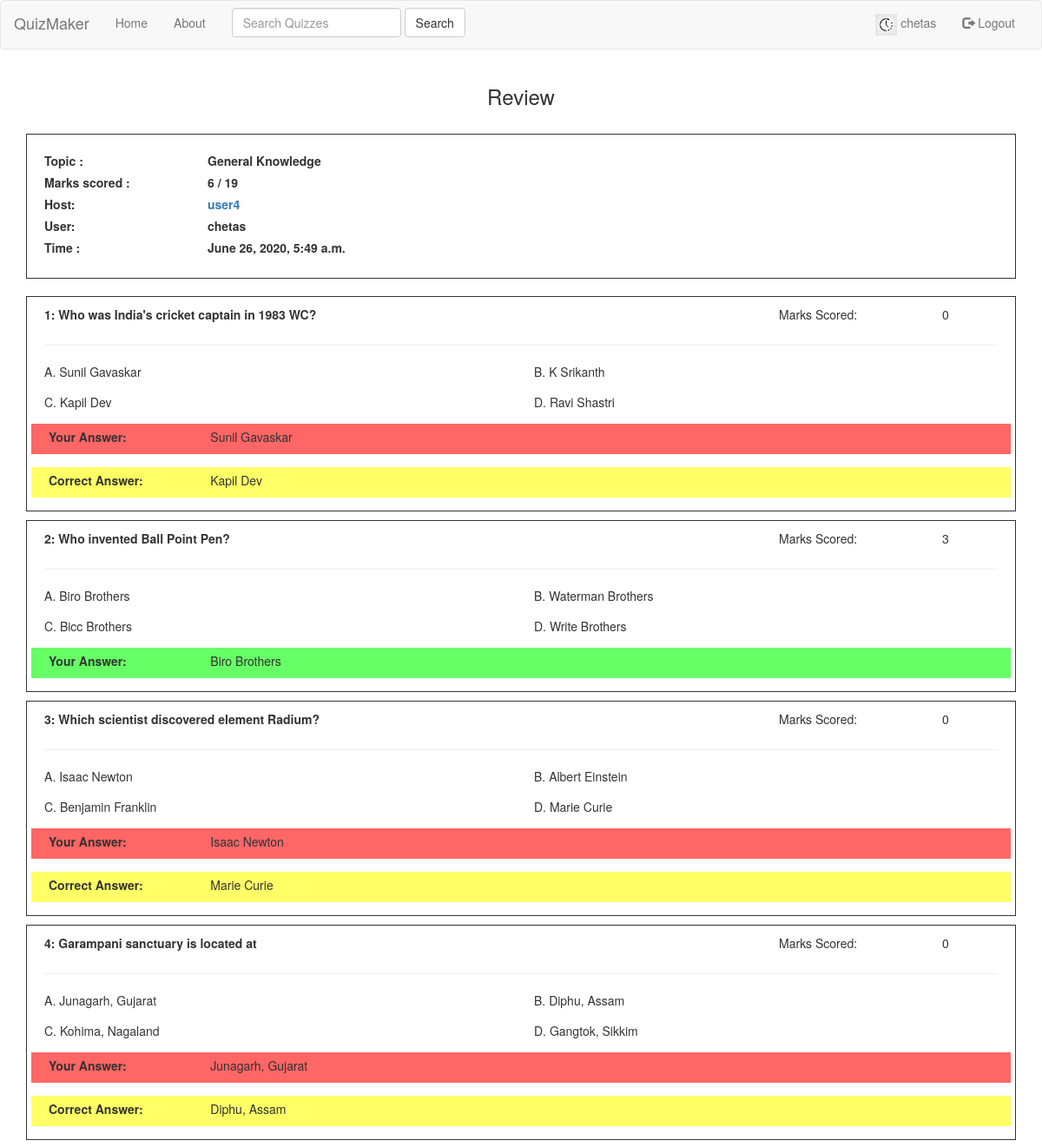
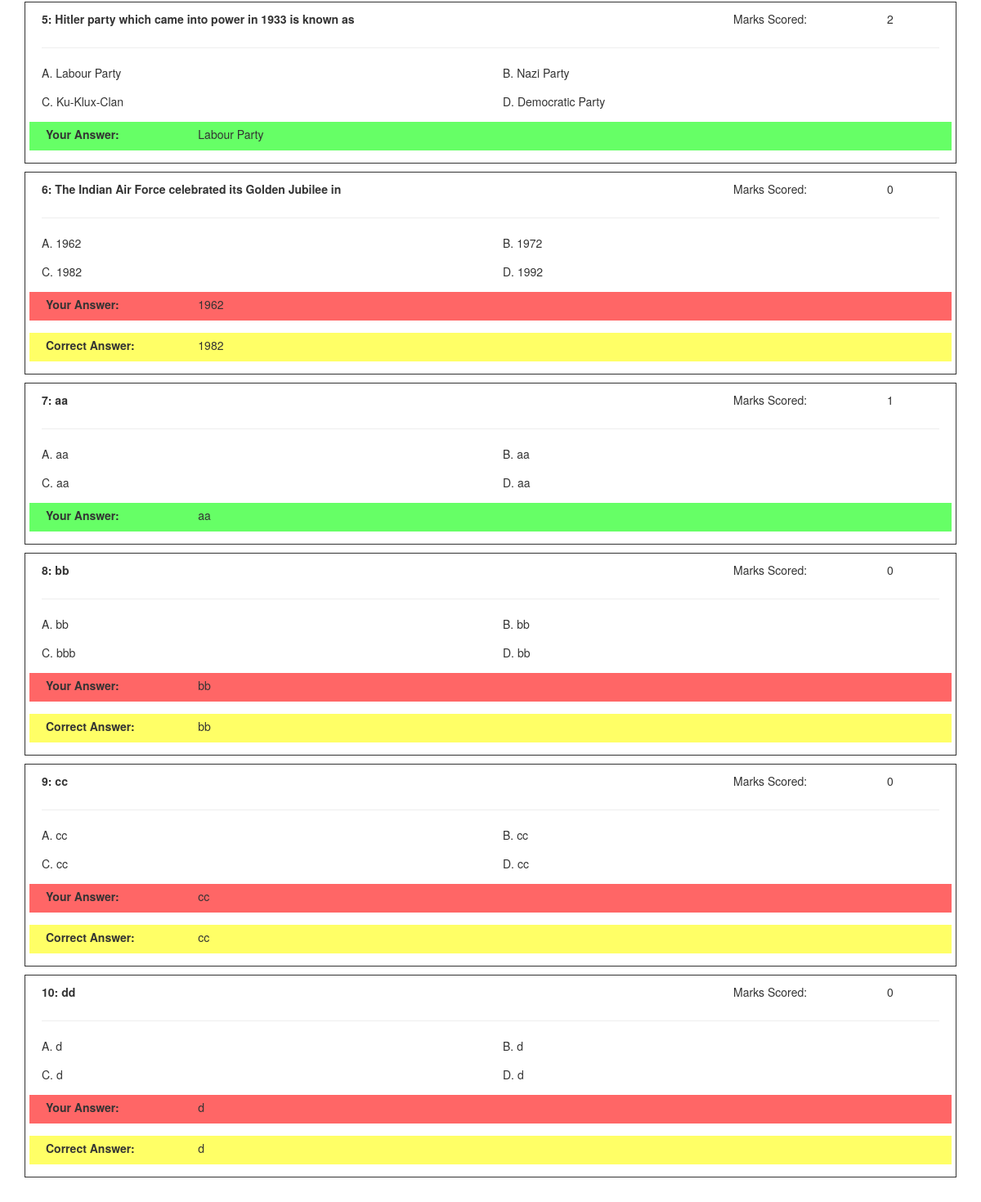
The page /review/11/100/ (signed in) on the database its author committed (2 pictures, top to bottom).
### users/models.py (models this page shows, shortened)
class Profile(models.Model):
    user = models.OneToOneField(User, on_delete=models.CASCADE)
    image = models.ImageField(default="default.jpg", upload_to='profile_pics')

### quiz/models.py (models this page shows)
class QuizAnswer(models.Model):
    quiz_no = models.IntegerField()
    questions = models.IntegerField(default=0)
    marks = models.IntegerField(default=0)
    total_marks = models.IntegerField(default=0)
    date_posted = models.DateTimeField(default=timezone.now)
    author = models.ForeignKey(User, on_delete=models.CASCADE, related_name="author")
    title = models.CharField(max_length=50, default='')
    host = models.ForeignKey(User, on_delete=models.CASCADE, related_name="host", default=None)

### creation/models.py (models this page shows, shortened)
class Questions(models.Model):
    quiz_no = models.IntegerField()
    question = models.CharField(max_length=250)
    option_a = models.CharField(max_length=50)
    option_b = models.CharField(max_length=50)
    option_c = models.CharField(max_length=50)
    option_d = models.CharField(max_length=50)
    answer = models.CharField(choices=CHOICES, default="A", max_length=10)
    marks = models.IntegerField()

### creation/views.py (the view)
# urls.py: path('review/<int:pk>/<str:authors>/', create_views.review, name='review'),
def review(request, pk, authors):
    if authors == '100':
        answers = Answers.objects.filter(quiz_no=pk, author=request.user)
        quiz_ans = QuizAnswer.objects.filter(quiz_no=pk, author=request.user).first()
    else:
        pkey = int(authors)
        quiz_ans = QuizAnswer.objects.filter(pk=pkey).first()
        answers = Answers.objects.filter(quiz_no=pk, author=quiz_ans.author)
        quiz_ans = QuizAnswer.objects.filter(quiz_no=pk, author=quiz_ans.author).first()
    questions = Questions.objects.filter(quiz_no=pk)
    mylist = zip(questions, answers)
    context = {
        'title': 'Review',
        'mylist': mylist,
        'quiz_ans': quiz_ans
    }
    return render(request, 'creation/review.html', context)

### creation/templates/creation/review.html
{% extends "quiz/base.html" %}
 {% block content %}
    <div class="container" style="text-align:center;">
        <h3>Review</h3>
    </div>
    <br>
    <div class="container">
        <div style="border:1px solid; padding:20px;">
            <div class="row">
                <label class="col-sm-2 col-form-label">Topic :</label><label class="col-sm-10 col-form-label"> {{ quiz_ans.title }}</label>
                <label class="col-sm-2 col-form-label">Marks scored : </label><label class="col-sm-10 col-form-label">{{ quiz_ans.marks }} / {{ quiz_ans.total_marks }}</label>
                <label class="col-sm-2 col-form-label">Host: </label><label class="col-sm-10 col-form-label"><a href="{% url 'user_details' quiz_ans.author.id %}">{{ quiz_ans.host }}</a></label><hr>
                <label class="col-sm-2 col-form-label">User: </label><label class="col-sm-10 col-form-label">{{ quiz_ans.author }}</label>
                <label class="col-sm-2 col-form-label">Time : </label><label class="col-sm-10 col-form-label">{{ quiz_ans.date_posted }}</label>
            </div>
        </div>
    </div>
<br>
    <div class="container">
        {% for ques, ans in mylist %}
            <div class="col-sm-12" style="border:1px solid; padding-top:10px; margin-bottom:10px; padding-right:20px; padding-left:20px;">
                 <div class="form-group row">
                    <label class="col-sm-9 col-form-label">{{ forloop.counter }}: {{ques.question}}</label>
                     <div class="col-sm-2">Marks Scored: </div>
                    <div class="col-sm-1">
                        {% if ques.answer == ans.answer %}
                            {{ques.marks}}
                        {% else %}
                            0
                        {% endif %}
                    </div>
                 </div>
                <hr>
                <div class="form-group row">
                    <div class="col-sm-6">
                      A. {{ques.option_a}}
                    </div>
                    <div class="col-sm-6">
                      B. {{ques.option_b}}
                    </div>
                </div>
                <div class="form-group row">
                    <div class="col-sm-6">
                      C. {{ques.option_c}}
                    </div>
                    <div class="col-sm-6">
                      D. {{ques.option_d}}
                    </div>
                 </div>
                {% if ques.answer == ans.answer %}
                    <div class="form-group row" style="background-color:rgba(0, 255 ,0 , 0.6); padding: 5px;">
                        <label class="col-sm-2 col-form-label">Your Answer: </label>
                        <div class="col-sm-10">
                            {% if ans.answer == 'A' %}
                                {{ ques.option_a }}
                            {% elif ans.answer == 'B' %}
                                {{ ques.option_b }}
                            {% elif ans.answer == 'C'%}
                                {{ ques.option_c }}
                            {% elif ans.answer == 'D'%}
                                {{ ques.option_d }}
                            {% endif %}
                        </div>
                    </div>
                {% else %}
                    <div class="form-group row" style="background-color:rgba(255, 0 ,0 , 0.6); padding: 5px;">
                        <label class="col-sm-2 col-form-label">Your Answer: </label>
                        <div class="col-sm-10">
                            {% if ans.answer == 'A' %}
                                {{ ques.option_a }}
                            {% elif ans.answer == 'B' %}
                                {{ ques.option_b }}
                            {% elif ans.answer == 'C'%}
                                {{ ques.option_c }}
                            {% elif ans.answer == 'D'%}
                                {{ ques.option_d }}
                            {% endif %}
                        </div>
                    </div>
                    <div class="form-group row" style="background-color:rgba(255, 255 ,0 , 0.6); padding: 5px;">
                        <label class="col-sm-2 col-form-label">Correct Answer: </label>
                        <div class="col-sm-10">
                            {% if ques.answer == 'A' %}
                                {{ ques.option_a }}
                            {% elif ques.answer == 'B' %}
                                {{ ques.option_b }}
                            {% elif ques.answer == 'C'%}
                                {{ ques.option_c }}
                            {% elif ques.answer == 'D'%}
                                {{ ques.option_d }}
                            {% endif %}
                        </div>
                    </div>
                {% endif %}
            </div>
        {% endfor %}
    </div>
<br>
{% endblock %}

### quiz/templates/quiz/base.html (shortened to what this page needs)
<!DOCTYPE html>
<html>
<head>
    <link rel="stylesheet" href="https://maxcdn.bootstrapcdn.com/bootstrap/3.4.1/css/bootstrap.min.css">
</head>
<body>
    <nav id="menu" class="navbar navbar-default">
      <div class="container-fluid">
        <div class="navbar-header">
          <a class="navbar-brand" href="{% url 'quiz-home' %}">QuizMaker</a>
        </div>
          <div class="collapse navbar-collapse" id="myNavbar">
            <ul class="nav navbar-nav" role="tablist">
              <li><a href="{% url 'quiz-home' %}">Home</a></li>
              <li><a href="{% url 'quiz-about' %}">About</a></li>
            </ul>
            <form class="navbar-form navbar-left" action="/searches" method="GET">
              <div class="form-group">
                <input type="text" class="form-control" placeholder="Search Quizzes" name="Search">
              </div>
              <button type="submit" class="btn btn-default">Search</button>
            </form>
              {% if user.is_authenticated %}
                <ul class="nav navbar-nav navbar-right">
                    <li><a href="{% url 'profile' %}"><img class="rounded-circle article-img" src="{{ request.user.profile.image.url }}" style="width:25px;"> {{request.user.username}}</a></li>
                    <li><a href="{% url 'logout' %}"><span class="glyphicon glyphicon-log-out"></span> Logout</a></li>
                </ul>
              {% else %}
                <ul class="nav navbar-nav navbar-right">
                  <li><a href="{% url 'register' %}"><span class="glyphicon glyphicon-user"></span> Sign Up</a></li>
                  <li><a href="{% url 'login' %}"><span class="glyphicon glyphicon-log-in"></span> Login</a></li>
                </ul>
              {% endif %}
          </div>
      </div>
    </nav>
    <div class="row">
        <div class="col-sm-3 "></div>
        <div class="col-sm-6 ">
        </div>
        <div class="col-sm-3 "></div>
    </div>
    {% block content %}
    {% endblock %}
</body>
</html>

### rows shown on the page
QuizAnswer: title "General Knowledge", marks "6", total_marks "19", host "user4", author "chetas", date_posted "June 26, 2020, 5:49 a.m."
Questions: question "Who was India's cricket captain in 1983 WC?", answer "0", option_a "Sunil Gavaskar", option_b "K Srikanth", option_c "Kapil Dev", option_d "Ravi Shastri"
Questions: question "Who invented Ball Point Pen?", marks "3", option_a "Biro Brothers", option_b "Waterman Brothers", option_c "Bicc Brothers", option_d "Write Brothers"
Questions: question "Which scientist discovered element Radium?", answer "0", option_a "Isaac Newton", option_b "Albert Einstein", option_c "Benjamin Franklin", option_d "Marie Curie"
Questions: question "Garampani sanctuary is located at", answer "0", option_a "Junagarh, Gujarat", option_b "Diphu, Assam", option_c "Kohima, Nagaland", option_d "Gangtok, Sikkim"
Questions: question "Hitler party which came into power in 1933 is known as", marks "2", option_a "Labour Party", option_b "Nazi Party", option_c "Ku-Klux-Clan", option_d "Democratic Party"
Questions: question "The Indian Air Force celebrated its Golden Jubilee in", answer "0", option_a "1962", option_b "1972", option_c "1982", option_d "1992"
Questions: question "aa", marks "1", option_a "aa", option_b "aa", option_c "aa", option_d "aa"
Questions: question "bb", answer "0", option_a "bb", option_b "bb", option_c "bbb", option_d "bb"
Questions: question "cc", answer "0", option_a "cc", option_b "cc", option_c "cc", option_d "cc"
Questions: question "dd", answer "0", option_a "d", option_b "d", option_c "d", option_d "d"

### other values the page prints
{{ request.user.username }} "chetas"
